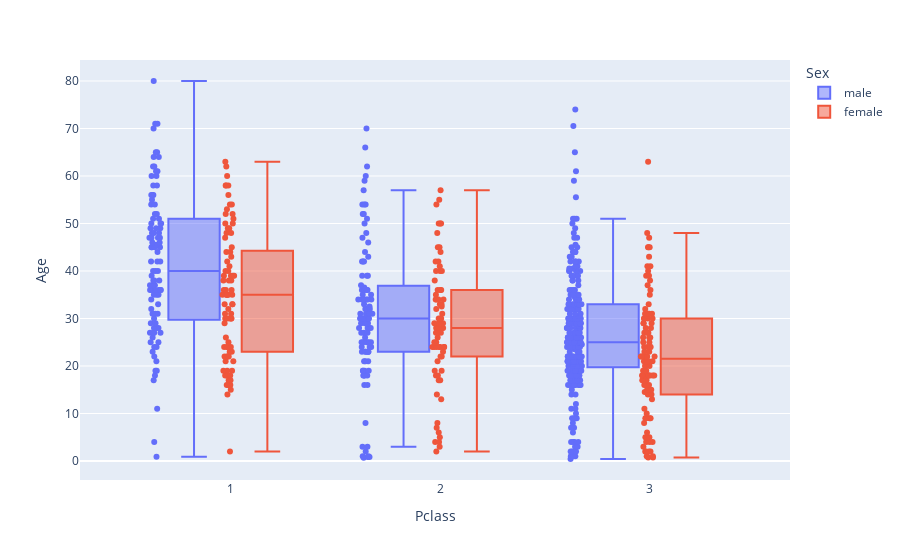

Source (notebook cell):
### Code cell
fig = px.box(df, x='Pclass', y='Age',color='Sex',points="all")
fig.show()

### Figure 1 — Plotly figure (JSON) as saved in the notebook; plotly's stock layout.template omitted (floating-point values rounded to 4 significant figures; data arrays with more than 128 entries replaced by an {"elided": "..."} marker saying what was removed)
{"data": [{"alignmentgroup": "True", "boxpoints": "all", "hovertemplate": "Sex=male<br>Pclass=%{x}<br>Age=%{y}<extra></extra>", "legendgroup": "male", "marker": {"color": "#636efa"}, "name": "male", "notched": false, "offsetgroup": "male", "orientation": "v", "showlegend": true, "type": "box", "x": {"elided": "577 int values"}, "x0": " ", "xaxis": "x", "y": {"elided": "577 float values"}, "y0": " ", "yaxis": "y"}, {"alignmentgroup": "True", "boxpoints": "all", "hovertemplate": "Sex=female<br>Pclass=%{x}<br>Age=%{y}<extra></extra>", "legendgroup": "female", "marker": {"color": "#EF553B"}, "name": "female", "notched": false, "offsetgroup": "female", "orientation": "v", "showlegend": true, "type": "box", "x": {"elided": "314 int values"}, "x0": " ", "xaxis": "x", "y": {"elided": "314 float values"}, "y0": " ", "yaxis": "y"}], "layout": {"boxmode": "group", "legend": {"title": {"text": "Sex"}, "tracegroupgap": 0}, "margin": {"t": 60}, "xaxis": {"anchor": "y", "domain": [0, 1], "title": {"text": "Pclass"}}, "yaxis": {"anchor": "x", "domain": [0, 1], "title": {"text": "Age"}}}}
